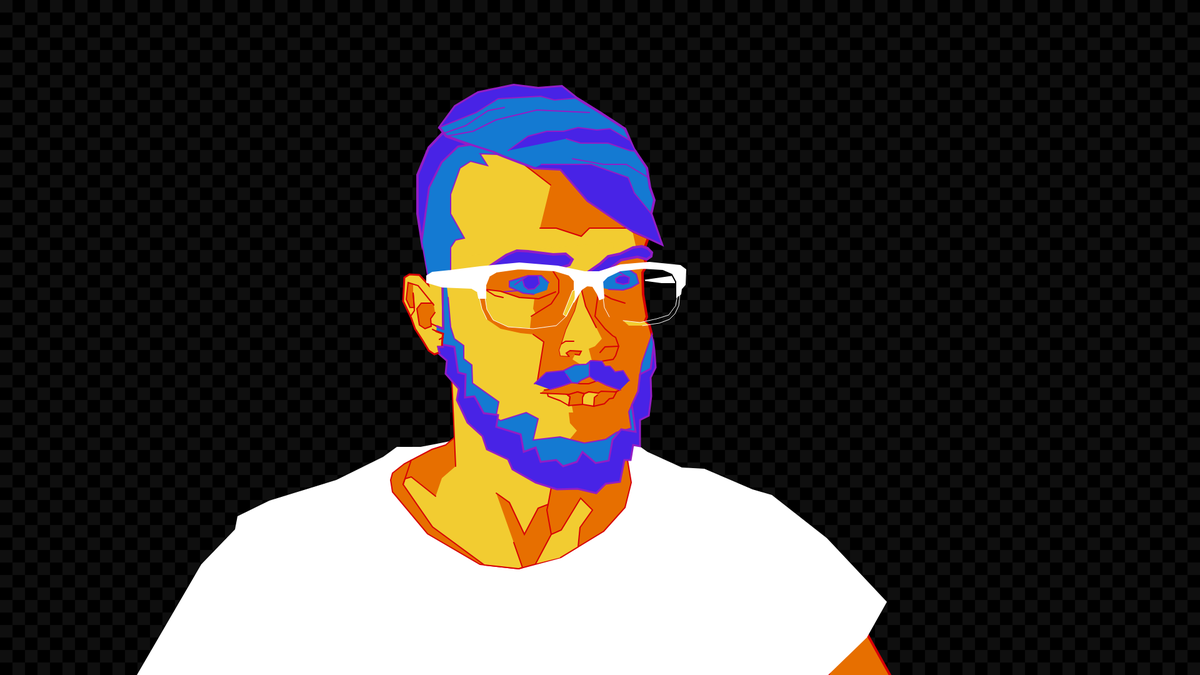
Frame 1 (no input)
Frame 60 (no input): identical to frame 1, image omitted
Frame 120 (the mouse pressed at the canvas centre since frame 60): identical to frame 1, image omitted

The p5.js sketch that drew this single still picture (run headless with seeded random() and noise() and a simulated clock; from frame 60 on, the mouse is pressed at the canvas centre):

// p5.js sketch
// ── sketch.js
function setup() {
   createCanvas(1920, 1080)
   
   }


function draw() {

let lb = '#147AD2'
let db = '#4823E6'
let pr = '#931DC5'
let bk = '#000000'
let wh = '#FFFFFF'
let yl = '#F2CC31'
let or = '#E76F00'
let rd = '#D70006'
let gy = '#0F0F0F';

background(bk);
strokeWeight(0);
   for (var y = 0; y <= height; y += 40) {
   for (var x = 0; x <= width; x += 40) {
   fill(gy);
   square(x, y, 20);
   }
   }
   
   for (var y = 0; y <= height; y += 40) {
   for (var x = 0; x <= width; x += 40) {
   fill(gy);
   square(x + 20, y + 20, 20);
   }
   }

fill(yl);
strokeWeight(4);
stroke(rd);
beginShape();
//forehead
vertex(1031, 425);
vertex(1034, 421);
vertex(1031, 414);
vertex(1032, 395);
vertex(1037, 381);
vertex(886, 204);
vertex(714, 226);
vertex(701, 445);
vertex(828, 425);
vertex(890, 430);
vertex(955, 444);
vertex(998, 428);
endShape(CLOSE);

fill(or);
strokeWeight(2);
stroke(rd);
beginShape();
//forehead shade
vertex(864, 365);
vertex(890, 365);
vertex(930, 378);
vertex(943, 365);
vertex(1004, 365);
vertex(946, 286);
vertex(862, 246);
vertex(837, 262);
vertex(881, 296);
endShape();

strokeWeight(4);
beginShape();
//eyebrow shade
vertex(1012, 370);
vertex(1037, 381);
vertex(1032, 395);
vertex(1031, 414);
vertex(1034, 421);
vertex(960, 437);
vertex(1018, 397);
endShape();

fill(wh);
strokeWeight(8);
stroke(bk);
beginShape();
// glassesrightsidebar
vertex(1084, 457);
vertex(1084, 450);
vertex(1077, 437);
vertex(1028, 444);
vertex(1028, 453);
vertex(1058, 457);
endShape(CLOSE);

fill(yl);
strokeWeight(0);
beginShape();
//left face fill
vertex(982, 387);
vertex(684, 415);
vertex(740, 620);
vertex(882, 754);
vertex(970, 681);
endShape(CLOSE);

fill(or);
strokeWeight(0);
beginShape();
//right face fill
vertex(1031, 657);
vertex(988, 727);
vertex(908, 707);
vertex(923, 689);
vertex(912, 677);
vertex(910, 660);
vertex(917, 660);
vertex(915, 649);
vertex(921, 593);
vertex(947, 577);
vertex(942, 558);
vertex(952, 554);
vertex(963, 542);
vertex(954, 524);
vertex(937, 490);
vertex(930, 462);
vertex(953, 442);
vertex(992, 428);
vertex(1032, 425);
vertex(1033, 428);
vertex(1028, 436);
vertex(1029, 471);
vertex(1035, 507);
vertex(1032, 514);
vertex(1039, 520);
vertex(1043, 535);
endShape();

beginShape();
//rightfaceoutline
strokeWeight(4);
stroke(rd);
noFill();
vertex(1033, 428);
vertex(1028, 436);
vertex(1029, 471);
vertex(1035, 507);
vertex(1032, 514);
endShape();

beginShape();
//rightfaceoutline
vertex(1039, 520);
vertex(1043, 535);
endShape();

beginShape();
fill(yl);
strokeWeight(0);
//rightfacegalssesfill
vertex(1032, 514);
vertex(1039, 520);
vertex(1028, 521);
vertex(1006, 521);
vertex(997, 513);
vertex(1024, 516);
endShape(CLOSE);

beginShape();
strokeWeight(2);
stroke(rd);
noFill();
//rightfacegalssesoutline
vertex(1032, 514);
vertex(1039, 520);
endShape();

beginShape();
strokeWeight(2);
stroke(rd);
noFill();
//nose dark lines
vertex(957, 470);
vertex(952, 506);
vertex(968, 526);
vertex(980, 537);
vertex(985, 540);
vertex(990, 554);
vertex(985, 569);
vertex(981, 575);
vertex(962, 578);
vertex(947, 577);
endShape();

beginShape();
//nose dark lines
vertex(990, 554);
vertex(968, 555);
vertex(960, 564);
endShape();

beginShape();
//nose dark lines
vertex(930, 462);
vertex(937, 490);
vertex(954, 524);
endShape();

beginShape();
//nose dark lines
vertex(927, 467);
vertex(919, 497);
vertex(905, 527);
vertex(899, 546);
vertex(894, 560);
vertex(896, 570);
vertex(911, 571);
endShape();

beginShape();
//nose dark lines
vertex(897, 551);
vertex(905, 546);
vertex(918, 546);
endShape();

fill(or);
beginShape();
//nose hole left
vertex(911, 571);
vertex(906, 565);
vertex(912, 561);
vertex(930, 562);
vertex(927, 568);
vertex(920, 567);
endShape();

fill(lb);
strokeWeight(2);
stroke(pr);
beginShape();
//right eye
vertex(961, 460);
vertex(971, 434);
vertex(1006, 431);
vertex(1018, 439);
vertex(1022, 453);
vertex(1010, 460);
vertex(997, 464);
vertex(974, 463);
endShape();

beginShape();
vertex(989, 434);
vertex(1000, 441);
endShape();

fill(db);
beginShape();
//right eye
vertex(1000, 441);
vertex(1007, 444);
vertex(1006, 453);
vertex(997, 455);
vertex(986, 452);
vertex(985, 446);
vertex(991, 442);
endShape(CLOSE);

noFill();
strokeWeight(2);
stroke(rd);
beginShape();
//right eye line
vertex(965, 471);
vertex(978, 478);
vertex(1000, 485);
endShape();

fill(or);
strokeWeight(0);
beginShape();
//rightface shade
vertex(927, 467);
vertex(919, 497);
vertex(905, 527);
vertex(899, 546);
vertex(894, 560);
vertex(896, 570);
vertex(911, 571);
vertex(920, 567);
vertex(916, 575);
vertex(930, 584);
vertex(920, 584);
vertex(902, 593);
vertex(874, 596);
vertex(860, 609);
vertex(870, 547);
vertex(853, 535);
vertex(833, 533);
vertex(801, 526);
vertex(779, 511);
vertex(771, 494);
vertex(767, 476);
vertex(776, 476);
vertex(779, 495);
vertex(789, 512);
vertex(813, 523);
vertex(848, 525);
vertex(850, 506);
vertex(857, 502);
vertex(853, 494);
vertex(855, 478);
vertex(831, 476);
vertex(801, 466);
vertex(776, 463);
vertex(776, 433);
vertex(828, 425);
vertex(890, 430);
vertex(930, 444);
endShape();

fill(lb);
beginShape();
//left eye
vertex(878, 452);
vertex(866, 441);
vertex(845, 441);
vertex(815, 450);
vertex(815, 459);
vertex(837, 469);
vertex(854, 471);
vertex(875, 464);
endShape();

fill(db);
strokeWeight(2);
stroke(pr);
beginShape();
//left eye pupil
vertex(861, 441);
vertex(863, 454);
vertex(855, 462);
vertex(845, 463);
vertex(839, 458);
vertex(836, 447);
vertex(823, 456);
vertex(845, 441);
endShape();

noFill();
strokeWeight(2);
stroke(pr);
beginShape();
//left eye line
vertex(805, 467);
vertex(828, 465);
endShape();

beginShape();
//left eye
vertex(878, 452);
vertex(866, 441);
vertex(845, 441);
vertex(815, 450);
vertex(815, 459);
vertex(837, 469);
vertex(854, 471);
endShape();

noFill();
strokeWeight(2);
stroke(rd);
beginShape();
//left eye line
vertex(883, 431);
vertex(894, 448);
vertex(894, 468);
vertex(882, 486);
vertex(850, 506);
endShape();

beginShape();
//left undereye line
vertex(889, 467);
vertex(862, 478);
vertex(831, 476);
vertex(801, 466);
vertex(776, 463);
vertex(792, 473);
vertex(805, 476);
endShape();

beginShape();
//left face line
vertex(853, 535);
vertex(870, 547);
vertex(860, 609);
endShape();

fill(or);
strokeWeight(2);
stroke(rd);
beginShape();
//upperlip
vertex(871, 624);
vertex(880, 623);
vertex(898, 618);
vertex(915, 612);
vertex(928, 614);
vertex(942, 614);
vertex(956, 609);
vertex(970, 616);
vertex(992, 624);
vertex(985, 627);
vertex(962, 626);
vertex(957, 629);
vertex(942, 627);
vertex(935, 630);
vertex(924, 627);
vertex(911, 631);
vertex(865, 629);
endShape();

beginShape();
//bottom lip left dark
vertex(906, 631);
vertex(911, 631);
vertex(924, 627);
vertex(935, 630);
vertex(932, 636);
vertex(932, 647);
vertex(910, 649);
vertex(912, 635);
vertex(908, 632);
endShape();

fill(yl);
beginShape();
//bottom lip right light
vertex(956, 632);
vertex(951, 636);
vertex(950, 650);
vertex(932, 647);
vertex(932, 636);
vertex(935, 630);
vertex(942, 627);
vertex(957, 629);
endShape();

noFill();
beginShape();
//bottom lip left light
vertex(876, 630);
vertex(877, 634);
vertex(896, 641);
vertex(910, 649);
vertex(912, 635);
vertex(908, 632);
endShape();

beginShape();
//bottom lip right dark
vertex(987, 626);
vertex(981, 637);
vertex(975, 638);
vertex(967, 646);
vertex(950, 650);
endShape();

beginShape();
strokeWeight(4);
fill(or);
//right arm
vertex(1424, 1080);
vertex(1371, 985);
vertex(1325, 1080);
endShape();

fill(wh);
strokeWeight(0);
beginShape();
//shirt
vertex(1325, 1080);
vertex(1387, 1020);
vertex(1419, 963);
vertex(1323, 861);
vertex(1235, 792);
vertex(1204, 783);
vertex(1127, 750);
vertex(1091, 748);
vertex(1036, 723);
vertex(1022, 713);
vertex(720, 706);
vertex(673, 715);
vertex(635, 715);
vertex(613, 731);
vertex(538, 768);
vertex(431, 801);
vertex(380, 826);
vertex(376, 847);
vertex(322, 903);
vertex(219, 1080);
endShape();

fill(or);
strokeWeight(2);
beginShape();
//neck dark
vertex(727, 700);
vertex(713, 712);
vertex(691, 719);
vertex(647, 742);
vertex(628, 757);
vertex(625, 768);
vertex(628, 787);
vertex(684, 854);
vertex(768, 903);
vertex(830, 910);
vertex(897, 892);
vertex(966, 850);
vertex(1000, 812);
vertex(1010, 772);
vertex(1004, 736);
endShape();

fill(yl);
strokeWeight(0);
beginShape();
//neck light left
vertex(723, 610);
vertex(729, 746);
vertex(707, 765);
vertex(697, 794);
vertex(658, 763);
vertex(648, 766);
vertex(645, 775);
vertex(692, 843);
vertex(775, 904);
vertex(830, 910);
vertex(836, 908);
vertex(822, 868);
vertex(794, 789);
vertex(815, 804);
vertex(839, 855);
vertex(861, 813);
vertex(877, 807);
vertex(882, 780);
vertex(726, 599);
endShape();

strokeWeight(2);
beginShape();
//neck light right
vertex(857, 902);
vertex(882, 855);
vertex(898, 848);
vertex(929, 797);
vertex(948, 816);
vertex(928, 844);
vertex(925, 875);
vertex(897, 892);
endShape();

noFill();
strokeWeight(2);
beginShape();
//neck lines
vertex(723, 610);
vertex(729, 746);
endShape();

beginShape();
vertex(658, 736);
vertex(645, 775);
endShape();

beginShape();
vertex(697, 794);
vertex(658, 763);
vertex(648, 766);
vertex(645, 775);
vertex(692, 843);
vertex(775, 904);
vertex(830, 910);
vertex(836, 908);
vertex(822, 868);
endShape();

beginShape();
vertex(794, 789);
vertex(815, 804);
vertex(839, 855);
vertex(861, 813);
vertex(877, 807);
vertex(882, 780);
endShape();

beginShape();
vertex(877, 807);
vertex(875, 816);
vertex(882, 855);
endShape();

   fill(lb);
   strokeWeight(2);
   stroke(pr);
   beginShape();
   //beard topright
   vertex(1043, 535);
   vertex(1027, 581);
   vertex(1024, 599);
   vertex(1041, 590);
   vertex(1046, 552);
   endShape(CLOSE);

   beginShape();
   //beard top right
   vertex(1011, 648);
   vertex(1006, 659);
   vertex(1010, 685);
   vertex(1000, 688);
   vertex(1017, 691);
   endShape(CLOSE);

   beginShape();
   //beard top mid
   vertex(992, 690);
   vertex(986, 692);
   vertex(969, 703);
   vertex(935, 709);
   vertex(896, 699);
   vertex(853, 704);
   vertex(861, 670);
   vertex(842, 660);
   vertex(801, 673);
   vertex(796, 670);
   vertex(782, 686);
   vertex(874, 768);
   vertex(974, 762);
   endShape(CLOSE);

   beginShape();
   strokeWeight(0);
   //beard top left color
   vertex(715, 458);
   vertex(708, 458);
   vertex(690, 538);
   vertex(719, 572);
   vertex(753, 665);
   vertex(794, 664);
   vertex(798, 643);
   vertex(756, 613);
   vertex(755, 584);
   vertex(742, 574);
   vertex(742, 553);
   vertex(727, 542);
   vertex(721, 523);
   vertex(717, 476);
   endShape(CLOSE);

   beginShape();
   strokeWeight(2);
   noFill();
   //beard top left outline
   vertex(794, 664);
   vertex(798, 643);
   vertex(756, 613);
   vertex(755, 584);
   vertex(742, 574);
   vertex(742, 553);
   vertex(727, 542);
   vertex(721, 523);
   vertex(717, 476);
   endShape();

   fill(db);
   strokeWeight(2);
   stroke(pr);
   beginShape();
   //moustache left
   vertex(855, 614);
   vertex(874, 596);
   vertex(902, 593);
   vertex(920, 584);
   vertex(938, 583);
   vertex(943, 579);
   vertex(943, 602);
   vertex(930, 608);
   vertex(924, 613);
   vertex(915, 612);
   vertex(898, 618);
   vertex(880, 623);
   endShape();

   fill(lb);
   strokeWeight(2);
   stroke(pr);
   beginShape();
   //moustache light left
   vertex(902, 593);
   vertex(920, 584);
   vertex(938, 583);
   vertex(943, 579);
   vertex(943, 602);
   vertex(930, 608);
   vertex(924, 613);
   vertex(915, 612);
   vertex(906, 599);
   endShape();

   fill(db);
   strokeWeight(2);
   stroke(pr);
   beginShape();
   //moustache right
   vertex(1007, 609);
   vertex(997, 593);
   vertex(984, 595);
   vertex(976, 586);
   vertex(968, 586);
   vertex(963, 578);
   vertex(962, 578);
   vertex(945, 577);
   vertex(943, 579);
   vertex(943, 602);
   vertex(954, 610);
   vertex(956, 609);
   vertex(970, 616);
   vertex(992, 624);
   endShape();

   fill(db);
   strokeWeight(3);
   stroke(pr);
   beginShape();
   //beard bottom
   vertex(707, 551);
   vertex(727, 555);
   vertex(733, 596);
   vertex(745, 599);
   vertex(744, 636);
   vertex(759, 634);
   vertex(774, 661);
   vertex(797, 664);
   vertex(794, 683);
   vertex(833, 695);
   vertex(838, 723);
   vertex(857, 716);
   vertex(865, 739);
   vertex(890, 736);
   vertex(901, 746);
   vertex(923, 739);
   vertex(932, 723);
   vertex(953, 741);
   vertex(974, 737);
   vertex(980, 704);
   vertex(994, 687);
   vertex(1017, 691);
   vertex(1011, 648);
   vertex(1021, 626);
   vertex(1024, 599);
   vertex(1041, 590);
   vertex(1046, 552);
   vertex(1047, 560);
   vertex(1049, 588);
   vertex(1041, 604);
   vertex(1042, 634);
   vertex(1038, 665);
   vertex(1024, 672);
   vertex(1024, 714);
   vertex(1013, 712);
   vertex(1009, 736);
   vertex(999, 736);
   vertex(992, 771);
   vertex(969, 774);
   vertex(954, 789);
   vertex(924, 782);
   vertex(891, 783);
   vertex(857, 772);
   vertex(820, 751);
   vertex(813, 735);
   vertex(779, 719);
   vertex(772, 698);
   vertex(748, 676);
   vertex(731, 640);
   vertex(734, 622);
   vertex(713, 598);
   vertex(715, 577);
   vertex(701, 565);
   vertex(696, 554);
   endShape();

   fill(yl);
   strokeWeight(3);
   stroke(rd);
   beginShape();
   //ear
   vertex(699, 522);
   vertex(709, 526);
   vertex(708, 458);
   vertex(684, 451);
   vertex(685, 455);
   vertex(671, 440);
   vertex(655, 439);
   vertex(647, 444);
   vertex(645, 482);
   vertex(658, 509);
   vertex(664, 526);
   vertex(677, 546);
   vertex(686, 561);
   vertex(695, 567);
   vertex(703, 564);
   vertex(701, 555);
   vertex(707, 555);
   vertex(708, 540);
   vertex(709, 534);
   vertex(698, 530);
   endShape();

   strokeWeight(0);
   fill(or);
   beginShape();
   //inner ear top
   vertex(661, 469);
   vertex(663, 492);
   vertex(656, 492);
   vertex(650, 479);
   vertex(653, 452);
   vertex(661, 454);
   endShape();

   noFill();
   strokeWeight(2);
   beginShape();
   //ear
   vertex(657, 506);
   vertex(663, 497);
   vertex(661, 469);
   endShape();

   strokeWeight(2);
   beginShape();
   //ear side
   vertex(690, 518);
   vertex(699, 522);
   endShape();

   strokeWeight(2);
   beginShape();
   //ear side
   vertex(692, 527);
   vertex(698, 530);
   endShape();

   strokeWeight(2);
   beginShape();
   //ear bottom
   vertex(703, 543);
   vertex(709, 540);
   endShape();

   strokeWeight(2);
   beginShape();
   //inner ear top
   vertex(661, 469);
   vertex(663, 492);
   vertex(656, 492);
   vertex(650, 479);
   vertex(653, 452);
   vertex(669, 457);
   vertex(694, 488);
   endShape();

   strokeWeight(2);
   fill(or);
   beginShape();
   //inner ear bottom
   vertex(694, 488);
   vertex(692, 485);
   vertex(674, 485);
   vertex(667, 494);
   vertex(671, 520);
   vertex(680, 526);
   vertex(690, 522);
   vertex(689, 510);
   vertex(696, 500);
   endShape();

   noFill();
   strokeWeight(3);
   stroke(pr);
   beginShape();
   //ear hair
   vertex(709, 555);
   vertex(701, 555);
   vertex(703, 564);
   endShape();

   beginShape();
   //side ear hair
   vertex(699, 522);
   vertex(709, 526);
   vertex(708, 458);
   endShape();

   fill(lb);
   strokeWeight(4);
   stroke(pr);
   beginShape();
   //hair outline
   vertex(703, 204);
   vertex(728, 170);
   vertex(765, 148);
   vertex(822, 136);
   vertex(861, 141);
   vertex(899, 138);
   vertex(923, 157);
   vertex(960, 180);
   vertex(1000, 206);
   vertex(1014, 238);
   vertex(1035, 269);
   vertex(1040, 300);
   vertex(1047, 320);
   vertex(1042, 342);
   vertex(1059, 391);
   vertex(1009, 368);
   vertex(940, 321);
   vertex(897, 271);
   vertex(855, 269);
   vertex(805, 250);
   vertex(788, 243);
   vertex(738, 227);
   vertex(714, 218);
   endShape(CLOSE);

      strokeWeight(2);
      fill(db);
      beginShape();
      //bottom hair dark
      vertex(866, 263);
      vertex(946, 263);
      vertex(1005, 284);
      vertex(1015, 309);
      vertex(1042, 342);
      vertex(1059, 391);
      vertex(1009, 368);
      vertex(940, 321);
      vertex(897, 271);
      vertex(855, 269);
      endShape();

      fill(db);
      beginShape();
      //top hair dark
      vertex(703, 204);
      vertex(728, 170);
      vertex(765, 148);
      vertex(822, 136);
      vertex(861, 141);
      vertex(899, 138);
      vertex(923, 157);
      vertex(887, 160);
      vertex(865, 154);
      vertex(797, 158);
      vertex(762, 180);
      endShape(CLOSE);

      noFill();
      beginShape();
      //hair line
      vertex(711, 213);
      vertex(745, 201);
      vertex(781, 177);
      vertex(807, 172);
      endShape();

      noFill();
      beginShape();
      //hair line
      vertex(714, 218);
      vertex(757, 210);
      vertex(793, 192);
      vertex(859, 176);
      vertex(943, 180);
      endShape();

      noFill();
      beginShape();
      //hairline
      vertex(1037, 284);
      vertex(1002, 263);
      vertex(966, 263);
      vertex(916, 254);
      endShape();

      fill(db);
      beginShape();
      //hair mid dark
      vertex(906, 222);
      vertex(929, 229);
      vertex(973, 229);
      vertex(1008, 241);
      vertex(1017, 242);
      vertex(1008, 225);
      vertex(976, 206);
      vertex(955, 208);
      vertex(925, 204);
      vertex(902, 210);
      vertex(875, 210);
      vertex(845, 218);
      vertex(813, 241);
      endShape();

   fill(db);
   strokeWeight(4);
   beginShape();
   //side hair dark
   vertex(709, 212);
   vertex(714, 218);
   vertex(753, 232);
   vertex(733, 235);
   vertex(707, 260);
   vertex(687, 300);
   vertex(675, 387);
   vertex(668, 342);
   vertex(668, 280);
   vertex(686, 236);
   endShape(CLOSE);

   fill(lb);
   strokeWeight(2);
   beginShape();
   //side hair light
   vertex(753, 232);
   vertex(733, 235);
   vertex(707, 260);
   vertex(687, 300);
   vertex(675, 387);
   vertex(684, 439);
   vertex(684, 442);
   vertex(692, 437);
   vertex(721, 434);
   vertex(721, 396);
   vertex(729, 384);
   vertex(743, 381);
   vertex(721, 342);
   vertex(721, 311);
   vertex(736, 269);
   vertex(753, 258);
   vertex(780, 265);
   vertex(768, 246);
   vertex(798, 247);
   vertex(788, 243);
   endShape(CLOSE);

   fill(db);
   strokeWeight(4);
   beginShape();
   //left eyebrow
   vertex(898, 428);
   vertex(911, 424);
   vertex(916, 415);
   vertex(905, 406);
   vertex(885, 407);
   vertex(845, 402);
   vertex(827, 401);
   vertex(810, 408);
   vertex(782, 427);
   endShape();
   
   fill(db);
   strokeWeight(4);
   beginShape();
   //right eyebrow
   vertex(940, 436);
   vertex(960, 422);
   vertex(973, 410);
   vertex(992, 406);
   vertex(1013, 396);
   vertex(1027, 394);
   vertex(1036, 397);
   vertex(1043, 404);
   vertex(1042, 410);
   vertex(1035, 415);
   vertex(1020, 411);
   vertex(994, 416);
   vertex(974, 431);
   vertex(959, 436);
   endShape();
   
   strokeWeight(4);
   stroke(wh);
   fill(wh);
   beginShape();
   //glasses
   vertex(684, 442);
   vertex(692, 437);
   vertex(721, 434);
   vertex(768, 428);
   vertex(831, 422);
   vertex(892, 427);
   vertex(935, 436);
   vertex(959, 436);
   vertex(993, 425);
   vertex(1039, 421);
   vertex(1088, 426);
   vertex(1096, 432);
   vertex(1095, 455);
   vertex(1089, 462);
   vertex(1088, 470);
   vertex(1084, 473);
   vertex(1084, 450);
   vertex(1077, 437);
   vertex(1061, 430);
   vertex(1029, 428);
   vertex(992, 432);
   vertex(971, 442);
   vertex(963, 450);
   vertex(965, 476);
   vertex(960, 478);
   vertex(957, 470);
   vertex(949, 457);
   vertex(939, 456);
   vertex(930, 462);
   vertex(920, 478);
   vertex(920, 449);
   vertex(911, 439);
   vertex(888, 432);
   vertex(830, 429);
   vertex(794, 434);
   vertex(782, 441);
   vertex(776, 456);
   vertex(776, 476);
   vertex(767, 476);
   vertex(765, 466);
   vertex(755, 460);
   vertex(708, 458);
   vertex(684, 451);
   endShape(CLOSE);

   fill('#F2CC31');
   strokeWeight(1);
   stroke(wh);
   beginShape();
   // glassesleftnosepiece
   vertex(920, 478);
   vertex(920, 464);
   vertex(916, 465);
   vertex(901, 503);
   vertex(906, 506);
   endShape(CLOSE);

   noFill();
   strokeWeight(1);
   beginShape();
   // glassesleftlense
   vertex(767, 476);
   vertex(771, 494);
   vertex(779, 511);
   endShape();

   noFill();
   strokeWeight(1);
   beginShape();
   // glassesleftlense
   vertex(776, 476);
   vertex(779, 495);
   vertex(789, 512);
   vertex(813, 523);
   vertex(853, 526);
   vertex(890, 521);
   vertex(906, 506);
   vertex(920, 478);
   vertex(925, 460);
   endShape();

   noFill();
   strokeWeight(1);
   beginShape();
   // glassesrightlense
   vertex(997, 513);
   vertex(1024, 516);
   vertex(1051, 510);
   vertex(1070, 504);
   vertex(1081, 489);
   vertex(1084, 473);
   vertex(1088, 470);
   vertex(1086, 489);
   vertex(1080, 502);
   vertex(1071, 511);
   vertex(1055, 517);
   vertex(1028, 521);
   endShape();

   noFill();
   strokeWeight(1);
   beginShape();
   // glassesrightlense
   vertex(965, 476);
   vertex(967, 492);
   vertex(975, 507);
   endShape();








   }
// ── project1.js
function setup() {
   createCanvas(1920, 1080)
   
   }


function draw() {

let lb = '#147AD2'
let db = '#4823E6'
let pr = '#931DC5'
let bk = '#000000'
let wh = '#FFFFFF'
let yl = '#F2CC31'
let or = '#E76F00'
let rd = '#D70006'
let gy = '#0F0F0F';

background(bk);
strokeWeight(0);
   for (var y = 0; y <= height; y += 40) {
   for (var x = 0; x <= width; x += 40) {
   fill(gy);
   square(x, y, 20);
   }
   }
   
   for (var y = 0; y <= height; y += 40) {
   for (var x = 0; x <= width; x += 40) {
   fill(gy);
   square(x + 20, y + 20, 20);
   }
   }

fill(yl);
strokeWeight(4);
stroke(rd);
beginShape();
//fofrehead
vertex(1031, 425);
vertex(1034, 421);
vertex(1031, 414);
vertex(1032, 395);
vertex(1037, 381);
vertex(886, 204);
vertex(714, 226);
vertex(701, 445);
vertex(828, 425);
vertex(890, 430);
vertex(955, 444);
vertex(998, 428);
endShape(CLOSE);

fill(or);
strokeWeight(2);
stroke(rd);
beginShape();
//forehead shade
vertex(864, 365);
vertex(890, 365);
vertex(930, 378);
vertex(943, 365);
vertex(1004, 365);
vertex(946, 286);
vertex(862, 246);
vertex(837, 262);
vertex(881, 296);
endShape();

strokeWeight(4);
beginShape();
//eyebrow shade
vertex(1012, 370);
vertex(1037, 381);
vertex(1032, 395);
vertex(1031, 414);
vertex(1034, 421);
vertex(960, 437);
vertex(1018, 397);
endShape();

fill(wh);
strokeWeight(8);
stroke(bk);
beginShape();
// glassesrightsidebar
vertex(1084, 457);
vertex(1084, 450);
vertex(1077, 437);
vertex(1028, 444);
vertex(1028, 453);
vertex(1058, 457);
endShape(CLOSE);

fill(yl);
strokeWeight(0);
beginShape();
//left face fill
vertex(982, 387);
vertex(684, 415);
vertex(740, 620);
vertex(882, 754);
vertex(970, 681);
endShape(CLOSE);

fill(or);
strokeWeight(0);
beginShape();
//right face fill
vertex(1031, 657);
vertex(988, 727);
vertex(908, 707);
vertex(923, 689);
vertex(912, 677);
vertex(910, 660);
vertex(917, 660);
vertex(915, 649);
vertex(921, 593);
vertex(947, 577);
vertex(942, 558);
vertex(952, 554);
vertex(963, 542);
vertex(954, 524);
vertex(937, 490);
vertex(930, 462);
vertex(953, 442);
vertex(992, 428);
vertex(1032, 425);
vertex(1033, 428);
vertex(1028, 436);
vertex(1029, 471);
vertex(1035, 507);
vertex(1032, 514);
vertex(1039, 520);
vertex(1043, 535);
endShape();

beginShape();
//rightfaceoutline
strokeWeight(4);
stroke(rd);
noFill();
vertex(1033, 428);
vertex(1028, 436);
vertex(1029, 471);
vertex(1035, 507);
vertex(1032, 514);
endShape();

beginShape();
//rightfaceoutline
vertex(1039, 520);
vertex(1043, 535);
endShape();

beginShape();
fill(yl);
strokeWeight(0);
//rightfacegalssesfill
vertex(1032, 514);
vertex(1039, 520);
vertex(1028, 521);
vertex(1006, 521);
vertex(997, 513);
vertex(1024, 516);
endShape(CLOSE);

beginShape();
strokeWeight(2);
stroke(rd);
noFill();
//rightfacegalssesoutline
vertex(1032, 514);
vertex(1039, 520);
endShape();

beginShape();
strokeWeight(2);
stroke(rd);
noFill();
//nose dark lines
vertex(957, 470);
vertex(952, 506);
vertex(968, 526);
vertex(980, 537);
vertex(985, 540);
vertex(990, 554);
vertex(985, 569);
vertex(981, 575);
vertex(962, 578);
vertex(947, 577);
endShape();

beginShape();
//nose dark lines
vertex(990, 554);
vertex(968, 555);
vertex(960, 564);
endShape();

beginShape();
//nose dark lines
vertex(930, 462);
vertex(937, 490);
vertex(954, 524);
endShape();

beginShape();
//nose dark lines
vertex(927, 467);
vertex(919, 497);
vertex(905, 527);
vertex(899, 546);
vertex(894, 560);
vertex(896, 570);
vertex(911, 571);
endShape();

beginShape();
//nose dark lines
vertex(897, 551);
vertex(905, 546);
vertex(918, 546);
endShape();

fill(or);
beginShape();
//nose hole left
vertex(911, 571);
vertex(906, 565);
vertex(912, 561);
vertex(930, 562);
vertex(927, 568);
vertex(920, 567);
endShape();

fill(lb);
strokeWeight(2);
stroke(pr);
beginShape();
//right eye
vertex(961, 460);
vertex(971, 434);
vertex(1006, 431);
vertex(1018, 439);
vertex(1022, 453);
vertex(1010, 460);
vertex(997, 464);
vertex(974, 463);
endShape();

beginShape();
vertex(989, 434);
vertex(1000, 441);
endShape();

fill(db);
beginShape();
//right eye
vertex(1000, 441);
vertex(1007, 444);
vertex(1006, 453);
vertex(997, 455);
vertex(986, 452);
vertex(985, 446);
vertex(991, 442);
endShape(CLOSE);

noFill();
strokeWeight(2);
stroke(rd);
beginShape();
//right eye line
vertex(965, 471);
vertex(978, 478);
vertex(1000, 485);
endShape();

fill(or);
strokeWeight(0);
beginShape();
//rightface shade
vertex(927, 467);
vertex(919, 497);
vertex(905, 527);
vertex(899, 546);
vertex(894, 560);
vertex(896, 570);
vertex(911, 571);
vertex(920, 567);
vertex(916, 575);
vertex(930, 584);
vertex(920, 584);
vertex(902, 593);
vertex(874, 596);
vertex(860, 609);
vertex(870, 547);
vertex(853, 535);
vertex(833, 533);
vertex(801, 526);
vertex(779, 511);
vertex(771, 494);
vertex(767, 476);
vertex(776, 476);
vertex(779, 495);
vertex(789, 512);
vertex(813, 523);
vertex(848, 525);
vertex(850, 506);
vertex(857, 502);
vertex(853, 494);
vertex(855, 478);
vertex(831, 476);
vertex(801, 466);
vertex(776, 463);
vertex(776, 433);
vertex(828, 425);
vertex(890, 430);
vertex(930, 444);
endShape();

fill(lb);
beginShape();
//left eye
vertex(878, 452);
vertex(866, 441);
vertex(845, 441);
vertex(815, 450);
vertex(815, 459);
vertex(837, 469);
vertex(854, 471);
vertex(875, 464);
endShape();

fill(db);
strokeWeight(2);
stroke(pr);
beginShape();
//left eye pupil
vertex(861, 441);
vertex(863, 454);
vertex(855, 462);
vertex(845, 463);
vertex(839, 458);
vertex(836, 447);
vertex(823, 456);
vertex(845, 441);
endShape();

noFill();
strokeWeight(2);
stroke(pr);
beginShape();
//left eye line
vertex(805, 467);
vertex(828, 465);
endShape();

beginShape();
//left eye
vertex(878, 452);
vertex(866, 441);
vertex(845, 441);
vertex(815, 450);
vertex(815, 459);
vertex(837, 469);
vertex(854, 471);
endShape();

noFill();
strokeWeight(2);
stroke(rd);
beginShape();
//left eye line
vertex(883, 431);
vertex(894, 448);
vertex(894, 468);
vertex(882, 486);
vertex(850, 506);
endShape();

beginShape();
//left undereye line
vertex(889, 467);
vertex(862, 478);
vertex(831, 476);
vertex(801, 466);
vertex(776, 463);
vertex(792, 473);
vertex(805, 476);
endShape();

beginShape();
//left face line
vertex(853, 535);
vertex(870, 547);
vertex(860, 609);
endShape();

fill(or);
strokeWeight(2);
stroke(rd);
beginShape();
//upperlip
vertex(871, 624);
vertex(880, 623);
vertex(898, 618);
vertex(915, 612);
vertex(928, 614);
vertex(942, 614);
vertex(956, 609);
vertex(970, 616);
vertex(992, 624);
vertex(985, 627);
vertex(962, 626);
vertex(957, 629);
vertex(942, 627);
vertex(935, 630);
vertex(924, 627);
vertex(911, 631);
vertex(865, 629);
endShape();

beginShape();
//bottom lip left dark
vertex(906, 631);
vertex(911, 631);
vertex(924, 627);
vertex(935, 630);
vertex(932, 636);
vertex(932, 647);
vertex(910, 649);
vertex(912, 635);
vertex(908, 632);
endShape();

fill(yl);
beginShape();
//bottom lip right light
vertex(956, 632);
vertex(951, 636);
vertex(950, 650);
vertex(932, 647);
vertex(932, 636);
vertex(935, 630);
vertex(942, 627);
vertex(957, 629);
endShape();

noFill();
beginShape();
//bottom lip left light
vertex(876, 630);
vertex(877, 634);
vertex(896, 641);
vertex(910, 649);
vertex(912, 635);
vertex(908, 632);
endShape();

beginShape();
//bottom lip right dark
vertex(987, 626);
vertex(981, 637);
vertex(975, 638);
vertex(967, 646);
vertex(950, 650);
endShape();

beginShape();
strokeWeight(4);
fill(or);
//right arm
vertex(1424, 1080);
vertex(1371, 985);
vertex(1325, 1080);
endShape();

fill(wh);
strokeWeight(0);
beginShape();
//shirt
vertex(1325, 1080);
vertex(1387, 1020);
vertex(1419, 963);
vertex(1323, 861);
vertex(1235, 792);
vertex(1204, 783);
vertex(1127, 750);
vertex(1091, 748);
vertex(1036, 723);
vertex(1022, 713);
vertex(720, 706);
vertex(673, 715);
vertex(635, 715);
vertex(613, 731);
vertex(538, 768);
vertex(431, 801);
vertex(380, 826);
vertex(376, 847);
vertex(322, 903);
vertex(219, 1080);
endShape();

fill(or);
strokeWeight(2);
beginShape();
//neck dark
vertex(727, 700);
vertex(713, 712);
vertex(691, 719);
vertex(647, 742);
vertex(628, 757);
vertex(625, 768);
vertex(628, 787);
vertex(684, 854);
vertex(768, 903);
vertex(830, 910);
vertex(897, 892);
vertex(966, 850);
vertex(1000, 812);
vertex(1010, 772);
vertex(1004, 736);
endShape();

fill(yl);
strokeWeight(0);
beginShape();
//neck light left
vertex(723, 610);
vertex(729, 746);
vertex(707, 765);
vertex(697, 794);
vertex(658, 763);
vertex(648, 766);
vertex(645, 775);
vertex(692, 843);
vertex(775, 904);
vertex(830, 910);
vertex(836, 908);
vertex(822, 868);
vertex(794, 789);
vertex(815, 804);
vertex(839, 855);
vertex(861, 813);
vertex(877, 807);
vertex(882, 780);
vertex(726, 599);
endShape();

strokeWeight(2);
beginShape();
//neck light right
vertex(857, 902);
vertex(882, 855);
vertex(898, 848);
vertex(929, 797);
vertex(948, 816);
vertex(928, 844);
vertex(925, 875);
vertex(897, 892);
endShape();

noFill();
strokeWeight(2);
beginShape();
//neck lines
vertex(723, 610);
vertex(729, 746);
endShape();

beginShape();
vertex(658, 736);
vertex(645, 775);
endShape();

beginShape();
vertex(697, 794);
vertex(658, 763);
vertex(648, 766);
vertex(645, 775);
vertex(692, 843);
vertex(775, 904);
vertex(830, 910);
vertex(836, 908);
vertex(822, 868);
endShape();

beginShape();
vertex(794, 789);
vertex(815, 804);
vertex(839, 855);
vertex(861, 813);
vertex(877, 807);
vertex(882, 780);
endShape();

beginShape();
vertex(877, 807);
vertex(875, 816);
vertex(882, 855);
endShape();

   fill(lb);
   strokeWeight(2);
   stroke(pr);
   beginShape();
   //beard topright
   vertex(1043, 535);
   vertex(1027, 581);
   vertex(1024, 599);
   vertex(1041, 590);
   vertex(1046, 552);
   endShape(CLOSE);

   beginShape();
   //beard top right
   vertex(1011, 648);
   vertex(1006, 659);
   vertex(1010, 685);
   vertex(1000, 688);
   vertex(1017, 691);
   endShape(CLOSE);

   beginShape();
   //beard top mid
   vertex(992, 690);
   vertex(986, 692);
   vertex(969, 703);
   vertex(935, 709);
   vertex(896, 699);
   vertex(853, 704);
   vertex(861, 670);
   vertex(842, 660);
   vertex(801, 673);
   vertex(796, 670);
   vertex(782, 686);
   vertex(874, 768);
   vertex(974, 762);
   endShape(CLOSE);

   beginShape();
   strokeWeight(0);
   //beard top left color
   vertex(715, 458);
   vertex(708, 458);
   vertex(690, 538);
   vertex(719, 572);
   vertex(753, 665);
   vertex(794, 664);
   vertex(798, 643);
   vertex(756, 613);
   vertex(755, 584);
   vertex(742, 574);
   vertex(742, 553);
   vertex(727, 542);
   vertex(721, 523);
   vertex(717, 476);
   endShape(CLOSE);

   beginShape();
   strokeWeight(2);
   noFill();
   //beard top left outline
   vertex(794, 664);
   vertex(798, 643);
   vertex(756, 613);
   vertex(755, 584);
   vertex(742, 574);
   vertex(742, 553);
   vertex(727, 542);
   vertex(721, 523);
   vertex(717, 476);
   endShape();

   fill(db);
   strokeWeight(2);
   stroke(pr);
   beginShape();
   //moustache left
   vertex(855, 614);
   vertex(874, 596);
   vertex(902, 593);
   vertex(920, 584);
   vertex(938, 583);
   vertex(943, 579);
   vertex(943, 602);
   vertex(930, 608);
   vertex(924, 613);
   vertex(915, 612);
   vertex(898, 618);
   vertex(880, 623);
   endShape();

   fill(lb);
   strokeWeight(2);
   stroke(pr);
   beginShape();
   //moustache light left
   vertex(902, 593);
   vertex(920, 584);
   vertex(938, 583);
   vertex(943, 579);
   vertex(943, 602);
   vertex(930, 608);
   vertex(924, 613);
   vertex(915, 612);
   vertex(906, 599);
   endShape();

   fill(db);
   strokeWeight(2);
   stroke(pr);
   beginShape();
   //moustache right
   vertex(1007, 609);
   vertex(997, 593);
   vertex(984, 595);
   vertex(976, 586);
   vertex(968, 586);
   vertex(963, 578);
   vertex(962, 578);
   vertex(945, 577);
   vertex(943, 579);
   vertex(943, 602);
   vertex(954, 610);
   vertex(956, 609);
   vertex(970, 616);
   vertex(992, 624);
   endShape();

   fill(db);
   strokeWeight(3);
   stroke(pr);
   beginShape();
   //beard bottom
   vertex(707, 551);
   vertex(727, 555);
   vertex(733, 596);
   vertex(745, 599);
   vertex(744, 636);
   vertex(759, 634);
   vertex(774, 661);
   vertex(797, 664);
   vertex(794, 683);
   vertex(833, 695);
   vertex(838, 723);
   vertex(857, 716);
   vertex(865, 739);
   vertex(890, 736);
   vertex(901, 746);
   vertex(923, 739);
   vertex(932, 723);
   vertex(953, 741);
   vertex(974, 737);
   vertex(980, 704);
   vertex(994, 687);
   vertex(1017, 691);
   vertex(1011, 648);
   vertex(1021, 626);
   vertex(1024, 599);
   vertex(1041, 590);
   vertex(1046, 552);
   vertex(1047, 560);
   vertex(1049, 588);
   vertex(1041, 604);
   vertex(1042, 634);
   vertex(1038, 665);
   vertex(1024, 672);
   vertex(1024, 714);
   vertex(1013, 712);
   vertex(1009, 736);
   vertex(999, 736);
   vertex(992, 771);
   vertex(969, 774);
   vertex(954, 789);
   vertex(924, 782);
   vertex(891, 783);
   vertex(857, 772);
   vertex(820, 751);
   vertex(813, 735);
   vertex(779, 719);
   vertex(772, 698);
   vertex(748, 676);
   vertex(731, 640);
   vertex(734, 622);
   vertex(713, 598);
   vertex(715, 577);
   vertex(701, 565);
   vertex(696, 554);
   endShape();

   fill(yl);
   strokeWeight(3);
   stroke(rd);
   beginShape();
   //ear
   vertex(699, 522);
   vertex(709, 526);
   vertex(708, 458);
   vertex(684, 451);
   vertex(685, 455);
   vertex(671, 440);
   vertex(655, 439);
   vertex(647, 444);
   vertex(645, 482);
   vertex(658, 509);
   vertex(664, 526);
   vertex(677, 546);
   vertex(686, 561);
   vertex(695, 567);
   vertex(703, 564);
   vertex(701, 555);
   vertex(707, 555);
   vertex(708, 540);
   vertex(709, 534);
   vertex(698, 530);
   endShape();

   strokeWeight(0);
   fill(or);
   beginShape();
   //inner ear top
   vertex(661, 469);
   vertex(663, 492);
   vertex(656, 492);
   vertex(650, 479);
   vertex(653, 452);
   vertex(661, 454);
   endShape();

   noFill();
   strokeWeight(2);
   beginShape();
   //ear
   vertex(657, 506);
   vertex(663, 497);
   vertex(661, 469);
   endShape();

   strokeWeight(2);
   beginShape();
   //ear side
   vertex(690, 518);
   vertex(699, 522);
   endShape();

   strokeWeight(2);
   beginShape();
   //ear side
   vertex(692, 527);
   vertex(698, 530);
   endShape();

   strokeWeight(2);
   beginShape();
   //ear bottom
   vertex(703, 543);
   vertex(709, 540);
   endShape();

   strokeWeight(2);
   beginShape();
   //inner ear top
   vertex(661, 469);
   vertex(663, 492);
   vertex(656, 492);
   vertex(650, 479);
   vertex(653, 452);
   vertex(669, 457);
   vertex(694, 488);
   endShape();

   strokeWeight(2);
   fill(or);
   beginShape();
   //inner ear bottom
   vertex(694, 488);
   vertex(692, 485);
   vertex(674, 485);
   vertex(667, 494);
   vertex(671, 520);
   vertex(680, 526);
   vertex(690, 522);
   vertex(689, 510);
   vertex(696, 500);
   endShape();

   noFill();
   strokeWeight(3);
   stroke(pr);
   beginShape();
   //ear hair
   vertex(709, 555);
   vertex(701, 555);
   vertex(703, 564);
   endShape();

   beginShape();
   //side ear hair
   vertex(699, 522);
   vertex(709, 526);
   vertex(708, 458);
   endShape();

   fill(lb);
   strokeWeight(4);
   stroke(pr);
   beginShape();
   //hair outline
   vertex(703, 204);
   vertex(728, 170);
   vertex(765, 148);
   vertex(822, 136);
   vertex(861, 141);
   vertex(899, 138);
   vertex(923, 157);
   vertex(960, 180);
   vertex(1000, 206);
   vertex(1014, 238);
   vertex(1035, 269);
   vertex(1040, 300);
   vertex(1047, 320);
   vertex(1042, 342);
   vertex(1059, 391);
   vertex(1009, 368);
   vertex(940, 321);
   vertex(897, 271);
   vertex(855, 269);
   vertex(805, 250);
   vertex(788, 243);
   vertex(738, 227);
   vertex(714, 218);
   endShape(CLOSE);

      strokeWeight(2);
      fill(db);
      beginShape();
      //bottom hair dark
      vertex(866, 263);
      vertex(946, 263);
      vertex(1005, 284);
      vertex(1015, 309);
      vertex(1042, 342);
      vertex(1059, 391);
      vertex(1009, 368);
      vertex(940, 321);
      vertex(897, 271);
      vertex(855, 269);
      endShape();

      fill(db);
      beginShape();
      //top hair dark
      vertex(703, 204);
      vertex(728, 170);
      vertex(765, 148);
      vertex(822, 136);
      vertex(861, 141);
      vertex(899, 138);
      vertex(923, 157);
      vertex(887, 160);
      vertex(865, 154);
      vertex(797, 158);
      vertex(762, 180);
      endShape(CLOSE);

      noFill();
      beginShape();
      //hair line
      vertex(711, 213);
      vertex(745, 201);
      vertex(781, 177);
      vertex(807, 172);
      endShape();

      noFill();
      beginShape();
      //hair line
      vertex(714, 218);
      vertex(757, 210);
      vertex(793, 192);
      vertex(859, 176);
      vertex(943, 180);
      endShape();

      noFill();
      beginShape();
      //hairline
      vertex(1037, 284);
      vertex(1002, 263);
      vertex(966, 263);
      vertex(916, 254);
      endShape();

      fill(db);
      beginShape();
      //hair mid dark
      vertex(906, 222);
      vertex(929, 229);
      vertex(973, 229);
      vertex(1008, 241);
      vertex(1017, 242);
      vertex(1008, 225);
      vertex(976, 206);
      vertex(955, 208);
      vertex(925, 204);
      vertex(902, 210);
      vertex(875, 210);
      vertex(845, 218);
      vertex(813, 241);
      endShape();

   fill(db);
   strokeWeight(4);
   beginShape();
   //side hair dark
   vertex(709, 212);
   vertex(714, 218);
   vertex(753, 232);
   vertex(733, 235);
   vertex(707, 260);
   vertex(687, 300);
   vertex(675, 387);
   vertex(668, 342);
   vertex(668, 280);
   vertex(686, 236);
   endShape(CLOSE);

   fill(lb);
   strokeWeight(2);
   beginShape();
   //side hair light
   vertex(753, 232);
   vertex(733, 235);
   vertex(707, 260);
   vertex(687, 300);
   vertex(675, 387);
   vertex(684, 439);
   vertex(684, 442);
   vertex(692, 437);
   vertex(721, 434);
   vertex(721, 396);
   vertex(729, 384);
   vertex(743, 381);
   vertex(721, 342);
   vertex(721, 311);
   vertex(736, 269);
   vertex(753, 258);
   vertex(780, 265);
   vertex(768, 246);
   vertex(798, 247);
   vertex(788, 243);
   endShape(CLOSE);

   fill(db);
   strokeWeight(4);
   beginShape();
   //left eyebrow
   vertex(898, 428);
   vertex(911, 424);
   vertex(916, 415);
   vertex(905, 406);
   vertex(885, 407);
   vertex(845, 402);
   vertex(827, 401);
   vertex(810, 408);
   vertex(782, 427);
   endShape();
   
   fill(db);
   strokeWeight(4);
   beginShape();
   //right eyebrow
   vertex(940, 436);
   vertex(960, 422);
   vertex(973, 410);
   vertex(992, 406);
   vertex(1013, 396);
   vertex(1027, 394);
   vertex(1036, 397);
   vertex(1043, 404);
   vertex(1042, 410);
   vertex(1035, 415);
   vertex(1020, 411);
   vertex(994, 416);
   vertex(974, 431);
   vertex(959, 436);
   endShape();
   
   strokeWeight(4);
   stroke(wh);
   fill(wh);
   beginShape();
   //glasses
   vertex(684, 442);
   vertex(692, 437);
   vertex(721, 434);
   vertex(768, 428);
   vertex(831, 422);
   vertex(892, 427);
   vertex(935, 436);
   vertex(959, 436);
   vertex(993, 425);
   vertex(1039, 421);
   vertex(1088, 426);
   vertex(1096, 432);
   vertex(1095, 455);
   vertex(1089, 462);
   vertex(1088, 470);
   vertex(1084, 473);
   vertex(1084, 450);
   vertex(1077, 437);
   vertex(1061, 430);
   vertex(1029, 428);
   vertex(992, 432);
   vertex(971, 442);
   vertex(963, 450);
   vertex(965, 476);
   vertex(960, 478);
   vertex(957, 470);
   vertex(949, 457);
   vertex(939, 456);
   vertex(930, 462);
   vertex(920, 478);
   vertex(920, 449);
   vertex(911, 439);
   vertex(888, 432);
   vertex(830, 429);
   vertex(794, 434);
   vertex(782, 441);
   vertex(776, 456);
   vertex(776, 476);
   vertex(767, 476);
   vertex(765, 466);
   vertex(755, 460);
   vertex(708, 458);
   vertex(684, 451);
   endShape(CLOSE);

   fill('#F2CC31');
   strokeWeight(1);
   stroke(wh);
   beginShape();
   // glassesleftnosepiece
   vertex(920, 478);
   vertex(920, 464);
   vertex(916, 465);
   vertex(901, 503);
   vertex(906, 506);
   endShape(CLOSE);

   noFill();
   strokeWeight(1);
   beginShape();
   // glassesleftlense
   vertex(767, 476);
   vertex(771, 494);
   vertex(779, 511);
   endShape();

   noFill();
   strokeWeight(1);
   beginShape();
   // glassesleftlense
   vertex(776, 476);
   vertex(779, 495);
   vertex(789, 512);
   vertex(813, 523);
   vertex(853, 526);
   vertex(890, 521);
   vertex(906, 506);
   vertex(920, 478);
   vertex(925, 460);
   endShape();

   noFill();
   strokeWeight(1);
   beginShape();
   // glassesrightlense
   vertex(997, 513);
   vertex(1024, 516);
   vertex(1051, 510);
   vertex(1070, 504);
   vertex(1081, 489);
   vertex(1084, 473);
   vertex(1088, 470);
   vertex(1086, 489);
   vertex(1080, 502);
   vertex(1071, 511);
   vertex(1055, 517);
   vertex(1028, 521);
   endShape();

   noFill();
   strokeWeight(1);
   beginShape();
   // glassesrightlense
   vertex(965, 476);
   vertex(967, 492);
   vertex(975, 507);
   endShape();








   }
